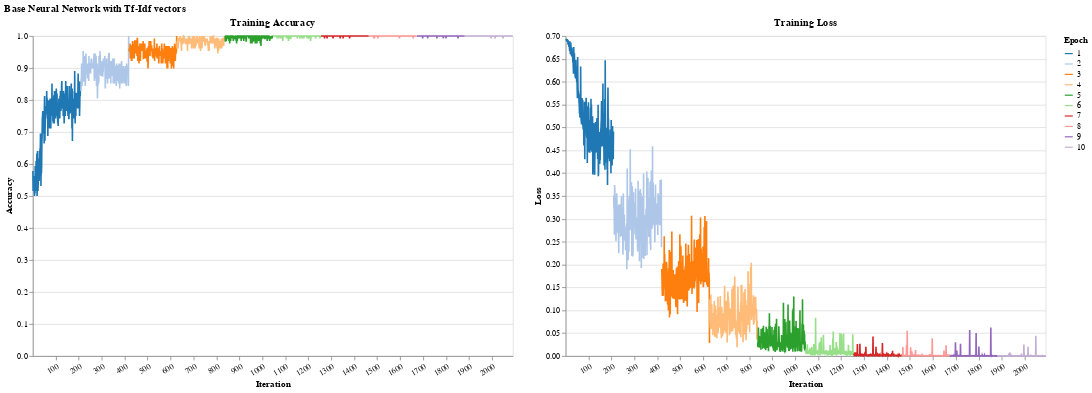

Notebook code for this chart:
### Markdown cell above
### Word feature

### Code cell
print("Prepare data...")
train_nn_words = encode_data(train_raw, words_encoder)
test_nn_words = encode_data(test_raw, words_encoder)

print("Train model")

if not models_dir.exists():
    models_dir.mkdir(parents=True, exist_ok=True)

train_config = TrainConfig(
    num_epochs      = 10,
    early_stop      = False,
    violation_limit = 5,
    
)

dataloader = DataLoader(train_nn_words, batch_size=128, shuffle=True)

USE_CACHE = True

model_nn_words = NeuralNetwork(
    input_size=len(words_encoder.vocabulary_),
    hidden_size=128,
    device='cuda'
)

if (models_dir / 'model_nn_words.pt').exists() and USE_CACHE:
    model_nn_words = load_model(model_nn_words, models_dir, 'model_nn_words')
else:
    model_nn_words.fit(dataloader, train_config, disable_progress_bar=False)
    save_model(model_nn_words, models_dir, "model_nn_words")


# Evaluate
with torch.no_grad():
    X_test_nn = torch.stack([test[0] for test in test_nn_words]).cpu()
    y_test_nn = torch.stack([test[1] for test in test_nn_words]).cpu()
    y_pred_nn_words = model_nn_words.predict(X_test_nn)
    logits_nn_words = model_nn_words.forward(X_test_nn)

result_nn_words = evaluate(y_test_nn.cpu(), y_pred_nn_words.cpu(), logits_nn_words.cpu())

# Plot training accuracy and loss side-by-side
plot_results(model_nn_words, train_config, dataloader)

model_nn_words.to('cpu')
torch.cuda.empty_cache()

### Figure 1 — Vega-Lite specification as saved in the notebook (floating-point values rounded to 4 significant figures; data arrays with more than 128 entries replaced by an {"elided": "..."} marker saying what was removed)
{"config": {"view": {"continuousWidth": 300, "continuousHeight": 300}}, "hconcat": [{"mark": {"type": "line"}, "encoding": {"color": {"field": "epoch", "scale": {"scheme": "category20"}, "title": "Epoch", "type": "nominal"}, "x": {"axis": {"labelAngle": -30, "title": "Iteration", "values": [0, 100, 200, 300, 400, 500, 600, 700, 800, 900, 1000, 1100, 1200, 1300, 1400, 1500, 1600, 1700, 1800, 1900, 2000]}, "field": "iteration", "type": "nominal"}, "y": {"axis": {"title": "Accuracy"}, "field": "training_acc", "type": "quantitative"}}, "height": 400, "title": "Training Accuracy", "width": 600}, {"mark": {"type": "line"}, "encoding": {"color": {"field": "epoch", "scale": {"scheme": "category20"}, "title": "Epoch", "type": "nominal"}, "x": {"axis": {"labelAngle": -30, "title": "Iteration", "values": [0, 100, 200, 300, 400, 500, 600, 700, 800, 900, 1000, 1100, 1200, 1300, 1400, 1500, 1600, 1700, 1800, 1900, 2000]}, "field": "iteration", "type": "nominal"}, "y": {"axis": {"title": "Loss"}, "field": "training_loss", "type": "quantitative"}}, "height": 400, "title": "Training Loss", "width": 600}], "data": {"name": "data-b5ceb128c396e31757cb56500764f7e1"}, "title": "Base Neural Network with Tf-Idf vectors", "$schema": "https://vega.github.io/schema/vega-lite/v5.17.0.json", "datasets": {"data-b5ceb128c396e31757cb56500764f7e1": {"elided": "2090 records"}}}
